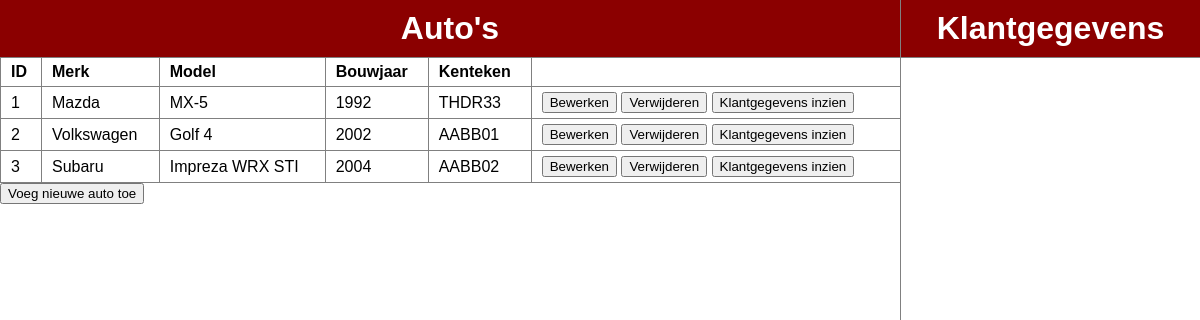
Screenshot of /GaragePHP/index.php with the database file from the repository.
### tables this page shows
CREATE TABLE IF NOT EXISTS `car` (
  `id` int(11) NOT NULL AUTO_INCREMENT,
  `brand` varchar(45) NOT NULL,
  `model` varchar(45) NOT NULL,
  `construction_year` int(11) DEFAULT NULL,
  `registration` varchar(45) NOT NULL,
  `customerid` int(11) NOT NULL,
  PRIMARY KEY (`id`),
  UNIQUE KEY `registration_UNIQUE` (`registration`),
  KEY `fk_customer_car_idx` (`customerid`)
);

### GaragePHP/classes/GarageDB.php (called while the page is built, shortened)
<?php
class GarageDB
{
    function selectCars()
    {
        try {
            $pdo = new PDO(self::DSN, self::USER, self::PASSWD);
            $statement = $pdo->prepare("SELECT * FROM car;");
            $statement->execute();
            $rows = $statement->fetchAll(PDO::FETCH_ASSOC);
            return $rows;
        } catch (PDOException $e) {
            return false;
        }
    }
}

### GaragePHP/index.php (the view, shortened to what this page needs)
<!DOCTYPE html>
<?php
include_once './classes/GarageDB.php';
$db = new GarageDB();
?>
<html lang="nl">
<head>
    <link rel="stylesheet" href="css/styles.css" />
</head>
<body>
    <main id="overview">
        <div id="cars">
            <header>
                <h1>Auto's</h1>
            </header>
            <table>
                <tr>
                    <th>ID</th>
                    <th>Merk</th>
                    <th>Model</th>
                    <th>Bouwjaar</th>
                    <th>Kenteken</th>
                    <th colspan="2"></th>
                </tr>
                <?php
                $cars = $db->selectCars();
                if ($cars != null) {
                    foreach ($cars as $car) {
                        echo "<tr>
                                <td>$car[id]</td>
                                <td>$car[brand]</td>
                                <td>$car[model]</td>
                                <td>$car[construction_year]</td>
                                <td>$car[registration]</td>
                                <td class='inlineButtons'>
                                    <form method='GET' action='editCar.php'>
                                        <input type='hidden' name='carId' value='$car[id]'/>
                                        <input type='submit' value='Bewerken'/>
                                    </form>
                                    <form method='POST' action=''>
                                        <input type='hidden' name='carId' value='$car[id]'/>
                                        <input type='hidden' name='customerId' value='$car[customerid]'/>
                                        <input type='submit' name='deleteCar' value='Verwijderen'/>
                                    </form>
                                    <form method='POST' action=''>
                                        <input type='hidden' name='customerId' value='$car[customerid]'/>
                                        <input type='submit' name='readCustomerData' value='Klantgegevens inzien'/>
                                    </form>
                                </td>
                            </tr>";
                    }
                }
                ?>
            </table>
            <form method='POST' action='createCar.php'>
                <input type='submit' value='Voeg nieuwe auto toe' />
            </form>
        </div>
        <div id="customerData">
            <header>
                <h1>Klantgegevens</h1>
            </header>
        </div>
    </main>
</body>
</html>

### GaragePHP/css/styles.css (style rules this page uses)
* { margin: 0; font-family: Arial, Helvetica, sans-serif; }
header { padding: 10px 0px; color: white; background-color: darkred; text-align: center; }
#customerData header { border-bottom: solid 1px grey; }
#overview { width: 100%; min-height: 100vh; grid-template-columns: 1fr 300px; display: grid; }
#cars { grid-column: 1 / 2; }
#customerData { grid-column: 2 / 3; border-left: 1px solid grey; }
table { width: 100%; }
table, tr, th, td { border: 1px solid grey; border-right: 0; border-collapse: collapse; }
th, td { text-align: left; padding: 5px 10px; }
.inlineButtons form { display: inline; }

### rows the page displays
car: id "1", brand "Mazda", model "MX-5", construction_year "1992", registration "THDR33"
car: id "2", brand "Volkswagen", model "Golf 4", construction_year "2002", registration "AABB01"
car: id "3", brand "Subaru", model "Impreza WRX STI", construction_year "2004", registration "AABB02"
